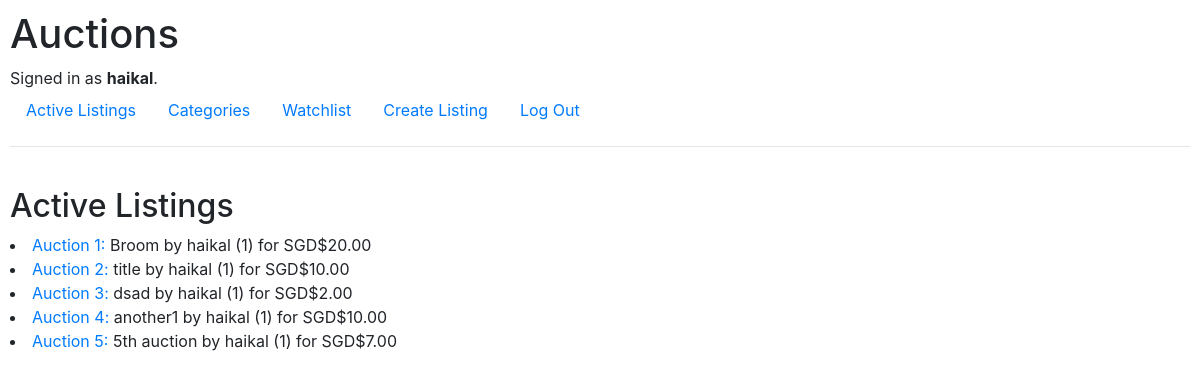
The app's page /auctions/ (signed in), older data.
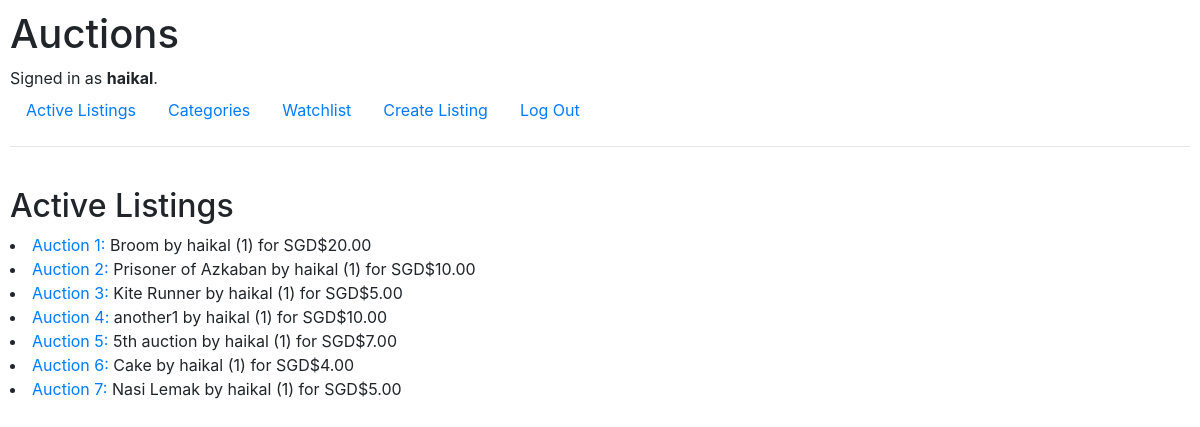
The same page, newer data.
### auctions/models.py (models this page shows, shortened)
class User(AbstractUser):
    country = models.CharField(max_length=64)
    def __str__(self):
        return f"{self.username} ({self.id})"

class Auction(models.Model):
    title = models.CharField(max_length=32)
    description = models.TextField(max_length=100)
    user = models.ForeignKey(User, on_delete=models.CASCADE, related_name="listings")
    watchlist = models.ManyToManyField(User, blank=True, related_name="watchlist")
    price = models.DecimalField(max_digits=5, decimal_places=2) # initial price
    bid = models.DecimalField(max_digits=5, decimal_places=2)
    bidder = models.ManyToManyField(User, blank=True, related_name="bidder")
    picture = models.URLField()
    category = models.CharField(max_length=32)

### auctions/views.py (the view)
# urls.py: path("", views.index, name="index"),
def index(request):
    return render(request, "auctions/index.html", {
        "auctions": Auction.objects.all()
    })

### auctions/templates/auctions/index.html
{% extends "auctions/layout.html" %}
{% block body %}
    {% if user.is_authenticated %}
        <br>
        <h2>Active Listings</h2>
        {% for auction in auctions %}
            <li> <a href="{% url 'auctions:listing' auction.id %}">Auction {{ auction.id }}:</a> {{ auction.title }} by {{ auction.user }} for SGD${{ auction.price }} </li>
        {% endfor %}
    {% endif %}
{% endblock %}

### auctions/templates/auctions/layout.html (shortened to what this page needs)
{% load static %}
<!DOCTYPE html>
<html lang="en">
    <head>
        <link rel="stylesheet" href="https://stackpath.bootstrapcdn.com/bootstrap/4.4.1/css/bootstrap.min.css">
        <link href="{% static 'auctions/styles.css' %}" rel="stylesheet">
    </head>
    <body>
        <h1>Auctions</h1>
        <div>
            {% if user.is_authenticated %}
                Signed in as <strong>{{ user.username }}</strong>.
            {% else %}
                Not signed in.
            {% endif %}
        </div>
        <ul class="nav">
            {% if user.is_authenticated %}
                <li class="nav-item">
                    <a class="nav-link" href="{% url 'auctions:index' %}">Active Listings</a>
                </li>
                <li class="nav-item">
                    <a class="nav-link" href="{% url 'auctions:index' %}">Categories</a>
                </li>
                <li>
                    <a class="nav-link" href="{% url 'auctions:watchlist' %}">Watchlist</a>
                </li>
                <li class="nav-item">
                    <a class="nav-link" href="{% url 'auctions:createListing' %}">Create Listing</a>
                </li>
                <li class="nav-item">
                    <a class="nav-link" href="{% url 'auctions:logout' %}">Log Out</a>
                </li>
            {% endif %}
        </ul>
        <hr>
        {% block body %}
        {% endblock %}
    </body>
</html>

### auctions/static/auctions/styles.css (style rules this page uses)
body { padding: 10px; }

Row changes from the older to the newer data that the page shows:
changed Auction id 2: title "title" → "Prisoner of Azkaban"
changed Auction id 3: title "dsad" → "Kite Runner"; price "2.00" → "5.00"
added Auction: id "6", title "Cake", user "haikal (1)", price "4.00"
added Auction: id "7", title "Nasi Lemak", user "haikal (1)", price "5.00"
